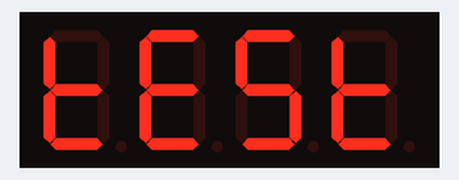
Simulated run of this program. Board: Raspberry Pi (wiringPi pin numbers). On the bench: 4-digit seven-segment display. Pin numbers are wiringPi numbers; library files of the repository ran but are not shown: tm1637.py.

Above: at 0.1 s.
At 0.6 s:
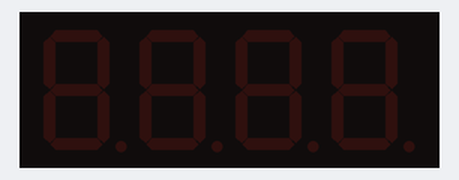

The program:

demo.py
```python
from time import sleep
from wiringpi import wiringPiSetup, GPIO, pinMode, digitalRead, digitalWrite, wiringPiISR
import tm1637

CLK = 1
DIO = 0
DELAY = 0.5


tm = tm1637.TM1637(clk=CLK, dio=DIO)
msg ='test'

while True:
    tm.show(msg)
    sleep(DELAY)
    tm.show('    ')
    sleep(DELAY)
```

Measured:
- what the display in image 1 shows lasts 0.5 s, from 0.5 s to 1.0 s
